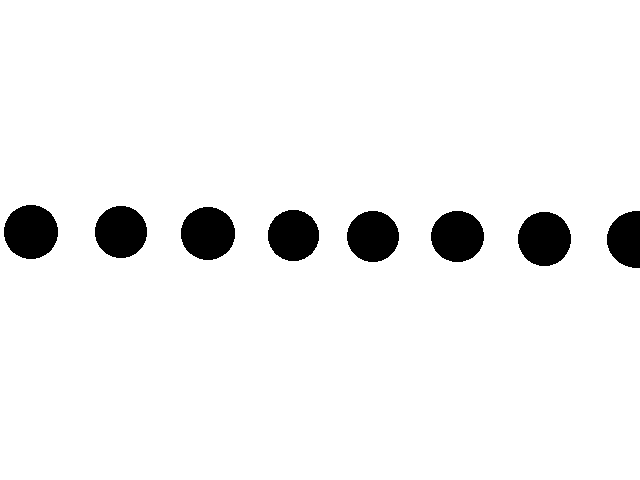
#> input picture images/a90l90__q002/a90l90__q002_gt_outer.tiff, 640 x 480 px
$ jupyter execute --allow-errors ground_truths.ipynb
#> lines starting #> are read from the running program, lines starting #| are printed output that depends on the picture; after the words box and inside, x2 and y2 are one past the last pixel; in counts of white or black regions, pixels touching at a corner belong together
# Ground Truths

Testing obtaining hole dimensions from the ground truth masks generated by ImageJ.
Probably better to use `format_roi_csv.py`. It's probably more accurate since it takes
the dimensions directly from the ellipse selections in ImageJ. In contrast, this
just uses various algorithms to extract ellipses from the masks.

[cell 1]
import sys
sys.path.insert(0, "../ellipsefinder/")

from find_ellipses import *
import matplotlib.pyplot as plt
import time

# Image `a90l90-002_gt_outer.tif`
## Basic Algorithm

[cell 2]
filename = "../images/a90l90__q002/a90l90__q002_gt_outer.tiff"

def filter_res(res: pd.DataFrame, reset_index=True):
    cond = res["eccentricity"] < 0.3

    # Minimum diameter
    # cond &= res["x diameter"] >= 15
    # cond &= res["y diameter"] >= 15

    # Maximum diameter
    # cond &= res["x diameter"] <= 200
    # cond &= res["y diameter"] <= 200

    res = res.query("@cond")
    return res.reset_index(drop=True) if reset_index else res

start = time.time()

# Load image
original = cv2.imread(filename)
#> original is the input picture: shape (480, 640, 3); 94.6% white; 8 black regions, largest, box (x1, y1, x2, y2) and area: (4, 205, 58, 259) 2292, (181, 207, 235, 260) 2254, (518, 212, 571, 266) 2254

#> (the rest of this cell did not finish here and is left out)

[cell 3]
fig, ax = plt.subplots(figsize=(15, 15))
#> (the rest of this cell did not finish here and is left out)

## AAMED Algorithm

[cell 4]
filename = "../images/a90l90__q002/a90l90__q002_gt_outer.tiff"

start = time.time()

# Load image
original = cv2.imread(filename)

#> (the rest of this cell did not finish here and is left out)

[cell 5]
fig, ax = plt.subplots(figsize=(15, 15))
#> (the rest of this cell did not finish here and is left out)

# Image `a90l90-003_gt.tiff`
## Basic Algorithm

[cell 6]
filename = "../images/a90l90__q003/a90l90__q003_gt.tiff"

def filter_res(res: pd.DataFrame, reset_index=True):
    cond = res["eccentricity"] < 0.3

    # Minimum diameter
    # cond &= res["x diameter"] >= 15
    # cond &= res["y diameter"] >= 15

    # Maximum diameter
    # cond &= res["x diameter"] <= 200
    # cond &= res["y diameter"] <= 200

    res = res.query("@cond")
    return res.reset_index(drop=True) if reset_index else res

start = time.time()

# Load image
original = cv2.imread(filename)
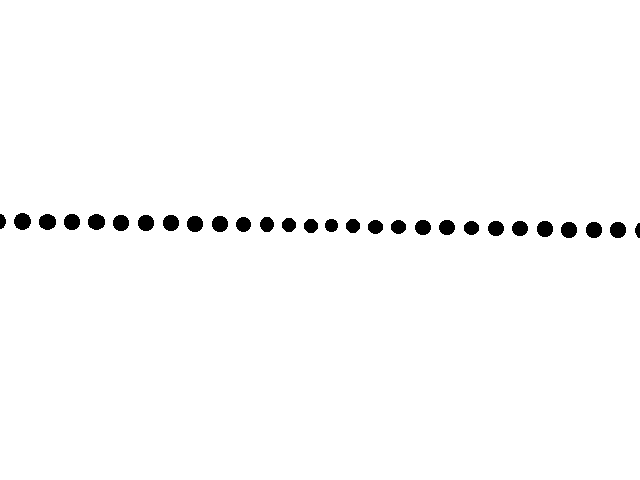
#> input picture images/a90l90__q003/a90l90__q003_gt.tiff, 640 x 480 px
#> original is the input picture: shape (480, 640, 3); 98.3% white; 28 black regions, largest, box (x1, y1, x2, y2) and area: (14, 213, 31, 230) 225, (39, 214, 56, 230) 216, (88, 214, 105, 230) 216

#> (the rest of this cell did not finish here and is left out)

[cell 7]
fig, ax = plt.subplots(figsize=(15, 15))
#> (the rest of this cell did not finish here and is left out)

## AAMED Algorithm

[cell 8]
filename = "../images/a90l90__q003/a90l90__q003_gt.tiff"

start = time.time()

# Load image
original = cv2.imread(filename)

#> (the rest of this cell did not finish here and is left out)

[cell 9]
fig, ax = plt.subplots(figsize=(15, 15))
#> (the rest of this cell did not finish here and is left out)

# Image `a90l90-001_gt.tiff`
## Basic Algorithm

[cell 10]
filename = "../images/a90l90__q001/a90l90__q001_gt.tiff"

start = time.time()

# Load image
original = cv2.imread(filename, cv2.IMREAD_GRAYSCALE)
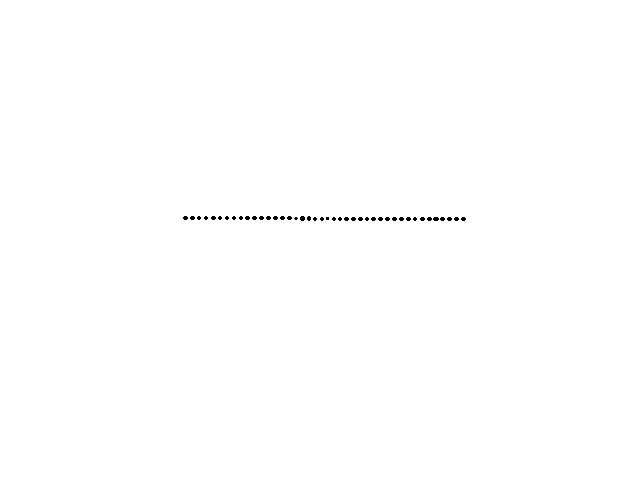
#> input picture images/a90l90__q001/a90l90__q001_gt.tiff, 640 x 480 px
#> original: shape (480, 640); 99.8% white; black in thin lines or dots, all inside (x1, y1, x2, y2) = (183, 216, 466, 221)

#> (the rest of this cell did not finish here and is left out)
